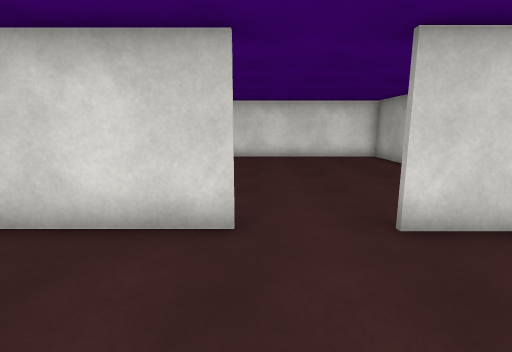
view 1 (above)

16 first-person views from a walk through a Unity game level. The camera is 1.4 m above the floor, tilts 10° down and sees 85° across. The floor is counted in squares, 1 m on a side. Each view is taken from the middle of a square. On the plan, view 1 faces up. The plan holds only what a view shows up to about 14 squares ahead; the rest is blank. The player is left out. Surface patterns are stand-ins for the level's own textures.

view 2
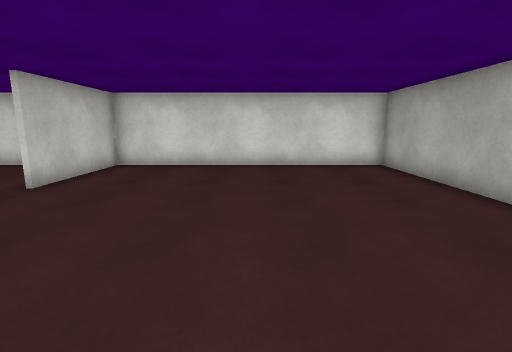

view 3
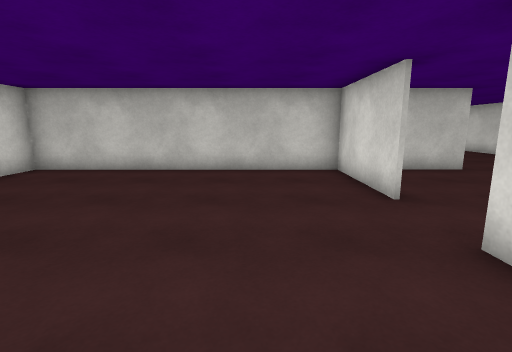

view 4
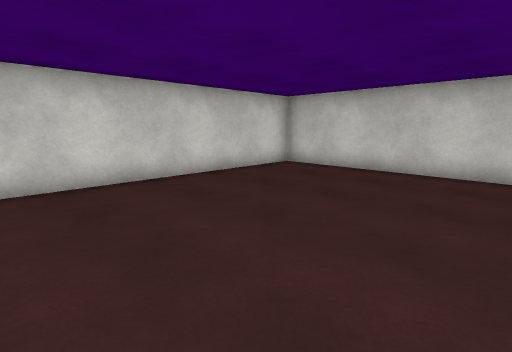

view 5
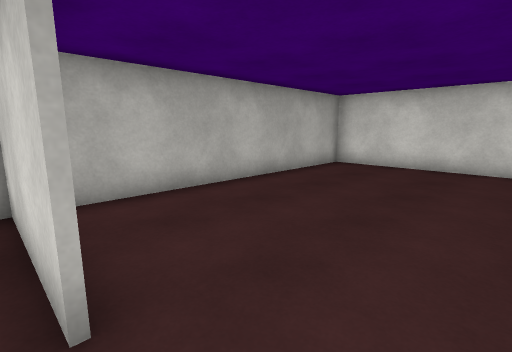

view 6
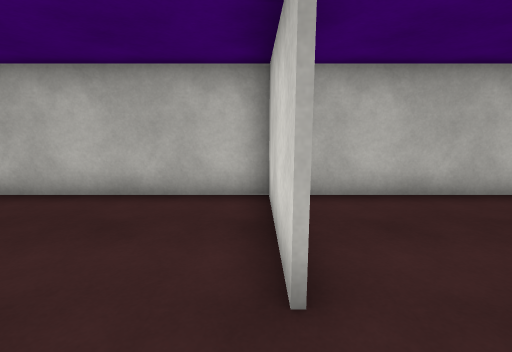

view 7
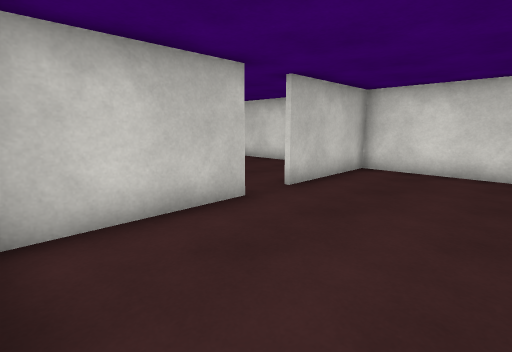

view 8
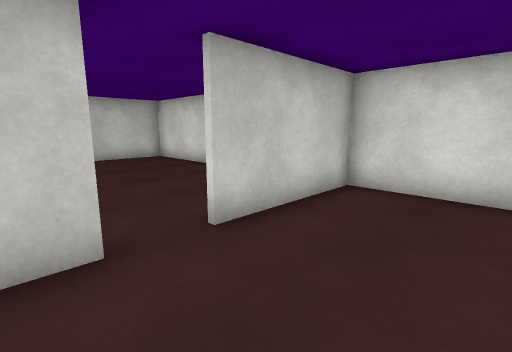

view 9
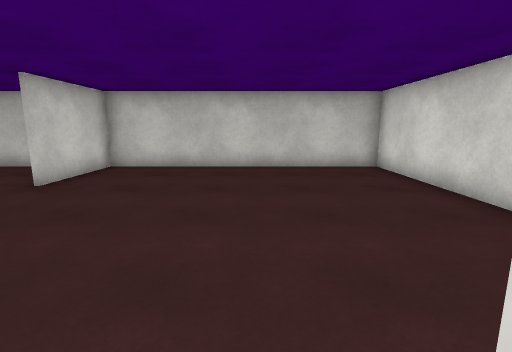

view 10
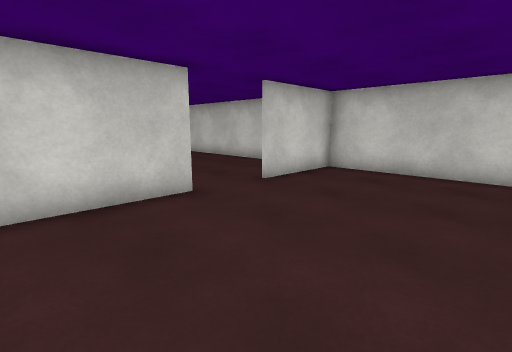

view 11
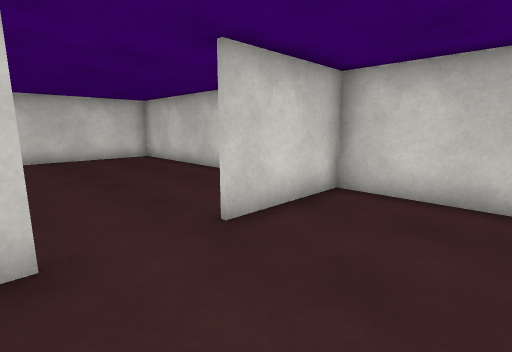

view 12
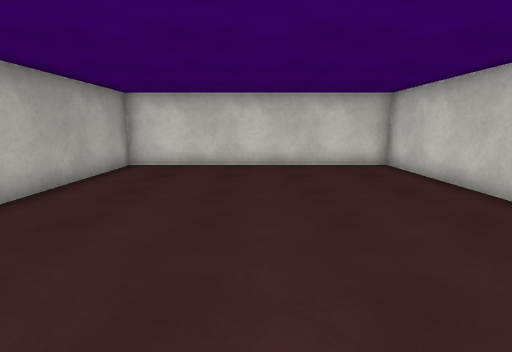

view 13
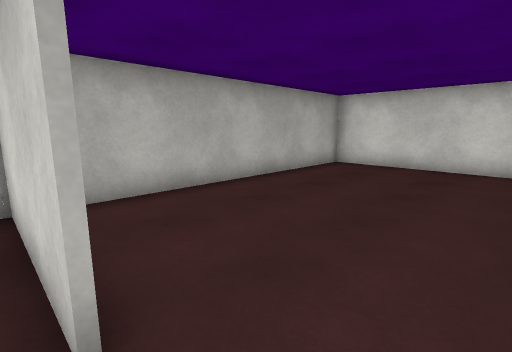

view 14
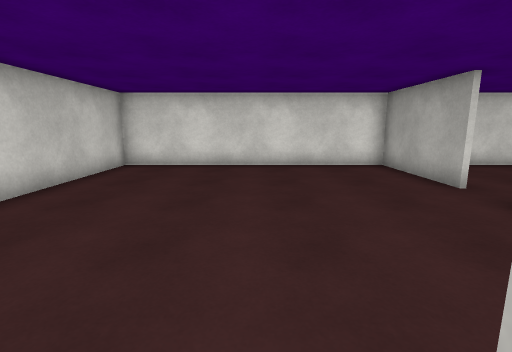

view 15
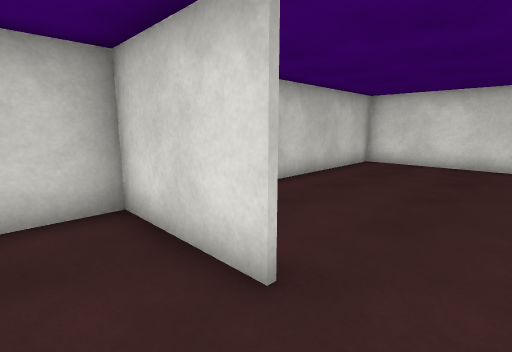

view 16
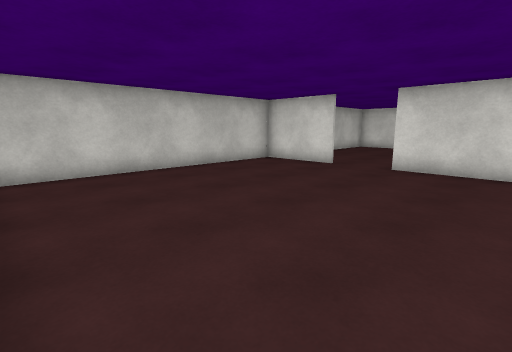

### Floor plan
Ten units are one square. View 1 is at (0, 0); x grows to the right and y downward. Boxes are objects, and circles mark ways between rooms. Rooms are numbered by the first view taken in them; rooms with no view inside come last. Other rooms are left out.
<svg viewBox="-144 -139 207 208">
<path fill="none" stroke="#000" d="M-2 -37 -41 -37 -41 64M35 -37 19 -37M-40 63 57 63 57 -40M-41 -79 -41 -40M19 -37 58 -37M-41 -134 -41 -92M57 -40 57 -133 -40 -133M-43 -92 -43 -134M-84 -37 -41 -37M-40 -133 -139 -133 -139 -40M-139 -37 -105 -37M-105 -37 -139 -37M-52 -37 -84 -37M-139 -40 -139 63 -40 63M-43 64 -43 -39"/>
<circle cx="5" cy="-40" r="3" fill="#2a7"/>
<circle cx="-40" cy="-85" r="3" fill="#2a7"/>
<circle cx="-95" cy="-40" r="3" fill="#2a7"/>
<text x="10" y="10">1</text>
<text x="10" y="-90">2</text>
<text x="-90" y="-90">3</text>
<text x="-90" y="10">4</text>
</svg>
Room 1 opens to room 2. Room 2 opens to room 3. Room 3 opens to room 4.

Where each view was taken, in squares from view 1:
view 1: 0 up, 0 right, facing up
view 2: 3 up, 1 right, facing up
view 3: 1 up, 5 right, facing left
view 4: 1 up, 5 right, facing down-left
view 5: 4 up, 0 right, facing down-right
view 6: 4 up, 0 right, facing right
view 7: 4 up, 0 right, facing up-left
view 8: 7 up, 1 left, facing up-left
view 9: 9 up, 4 left, facing left
view 10: 9 up, 5 left, facing down-left
view 11: 7 up, 8 left, facing down-left
view 12: 4 up, 9 left, facing down
view 13: 4 up, 10 left, facing down-right
view 14: 3 up, 9 left, facing up
view 15: 2 up, 9 left, facing up-left
view 16: 6 down, 5 left, facing up-left
